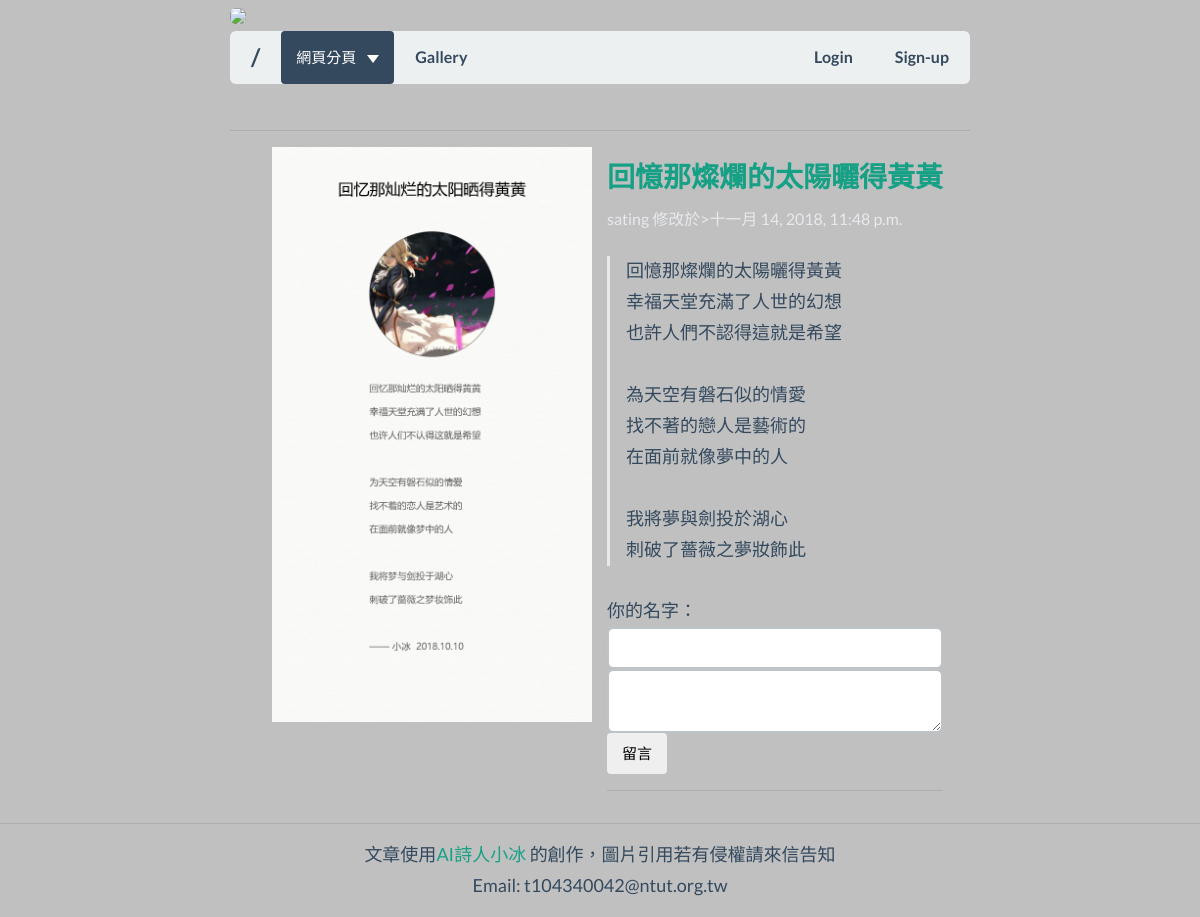
/post/hui-yi-na-can-lan-de-tai-yang-shai-de-huang-huang, run on the app's committed database.
### blog/models.py (models this page shows, shortened)
class Post(models.Model):
    author = models.CharField('作者',max_length = 200 ,editable = False )
    title = models.CharField('標題' ,max_length = 200 )
    slug = models.SlugField('網址' ,editable = False )
    context = models.TextField('文章內容' )
    publish_time = models.DateTimeField('發布時間' ,auto_now_add = True )
    edited_time = models.DateTimeField('修改時間' ,auto_now = True )
    history = HistoricalRecords()
    def rename(instance,filename):
        ext = filename.split('.')[-1]
        return '{0}/{1}.{2}'.format('post/side',instance.slug,ext)
    image = models.FileField('側邊圖片',upload_to=rename,blank=True )

### blog/views.py (the view)
# urls.py: path('post/<slug:slug>',ShowPost),
def ShowPost(request,slug):
        post = Post.objects.get(slug = slug)
        if request.method == 'POST':
            form = CommentForm(request.POST)
            if form.is_valid():
                form.save()
                return redirect('/post/'+slug)
        return render(request,'Post.html',locals())

### templates/Post.html (shortened to what this page needs)
{% extends 'Base.html' %}
{% block side %}
{% if post.image == '' %}
{% else %}
    <div class="col side">
        <img src='{{ post.image.url }}'>
    </div>
{% endif %}
{% endblock side %}
{% block heading %}
    <h5><a href='/post/{{ post.slug }}'>{{ post.title }}</a><br>
        <small><small><small>
            {{ post.author }}
            {% if post.edited_time != post.publish_time %}
                修改於>{{ post.edited_time }}
            {% else %}
                發布於>{{ post.publish_time }}
            {% endif %}
        </small></small></small>
    </h5>
{% endblock heading %}
{% block context %}
    <blockquote>{{ post.context | safe |linebreaksbr }}</blockquote>
{% endblock context %}
{% block comment %}
    <form method="POST">
        <lable for="poster">你的名字：</lable>
            <input id="poster" type="text" name="poster" class="form-control">
            <textarea id="context" type="text" name="context" class="form-control"></textarea>
        <input type="submit" class="btn" value="留言">
    </form>
    {% if post.comments %}
        <hr>
    {% else %}
        <hr>
        <h6>尚未有留言</h6>
    {% endif %}
{% endblock comment %}

### templates/Base.html (style rules this page uses)
.side { max-width: 350px; }
body { background-color: #C0C0C0 }

### data on the page
Post: image (picture), title "回憶那燦爛的太陽曬得黃黃", author "sating", edited_time "十一月 14, 2018, 11:48 p.m.", context "回憶那燦爛的太陽曬得黃黃 幸福天堂充滿了人世的幻想 也許人們不認得這就是希望 為天空有磐石似的情愛 找不著的戀人是藝術的 在面前就像夢中的人 我將夢與劍投於湖心 刺破了薔薇之夢妝飾此"
